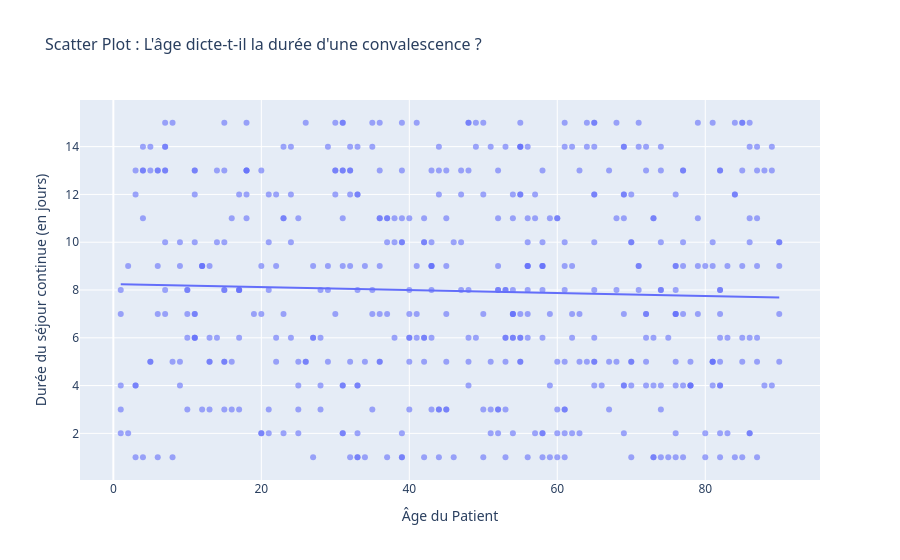

Notebook source saved alongside this figure:
### Markdown cell above
<div style="margin-top: 25px; margin-bottom: 15px; border-left: 5px solid #2980b9; background-color: #f4f7f6; padding: 12px 18px; border-radius: 0 6px 6px 0; box-shadow: 0 2px 4px rgba(0,0,0,0.02);">
    <h3 style="color: #2c3e50; margin: 0; font-family: 'Segoe UI', Tahoma, Geneva, Verdana, sans-serif; font-size: 1.15em; font-weight: 600;">10. Analyser la relation entre âge et durée de séjour.</h3>
</div>

### Code cell
fig_age_duree = px.scatter(df, x="Age", y="DureeSejour", trendline="ols", 
                           title="Scatter Plot : L'âge dicte-t-il la durée d'une convalescence ?",
                           opacity=0.6, 
                           labels={"Age": "Âge du Patient", "DureeSejour": "Durée du séjour continue (en jours)"})
fig_age_duree.update_layout(title_font_size=16, font_family="Segoe UI")
fig_age_duree.show()

### Figure 1 — Plotly figure (JSON) as saved in the notebook; plotly's stock layout.template omitted (floating-point values rounded to 4 significant figures; data arrays with more than 128 entries replaced by an {"elided": "..."} marker saying what was removed)
{"data": [{"hovertemplate": "Âge du Patient=%{x}<br>Durée du séjour continue (en jours)=%{y}<extra></extra>", "legendgroup": "", "marker": {"color": "#636efa", "opacity": 0.6, "symbol": "circle"}, "mode": "markers", "name": "", "orientation": "v", "showlegend": false, "type": "scatter", "x": {"elided": "500 int values"}, "xaxis": "x", "y": {"elided": "500 int values"}, "yaxis": "y"}, {"hovertemplate": "<b>OLS trendline</b><br>DureeSejour = -0.00614916 * Age + 8.24413<br>R<sup>2</sup>=0.001338<br><br>Âge du Patient=%{x}<br>Durée du séjour continue (en jours)=%{y} <b>(trend)</b><extra></extra>", "legendgroup": "", "marker": {"color": "#636efa", "symbol": "circle"}, "mode": "lines", "name": "", "showlegend": false, "type": "scatter", "x": {"elided": "500 int values"}, "xaxis": "x", "y": {"elided": "500 float values"}, "yaxis": "y"}], "layout": {"font": {"family": "Segoe UI"}, "legend": {"tracegroupgap": 0}, "title": {"font": {"size": 16}, "text": "Scatter Plot : L'âge dicte-t-il la durée d'une convalescence ?"}, "xaxis": {"anchor": "y", "domain": [0, 1], "title": {"text": "Âge du Patient"}}, "yaxis": {"anchor": "x", "domain": [0, 1], "title": {"text": "Durée du séjour continue (en jours)"}}}}
